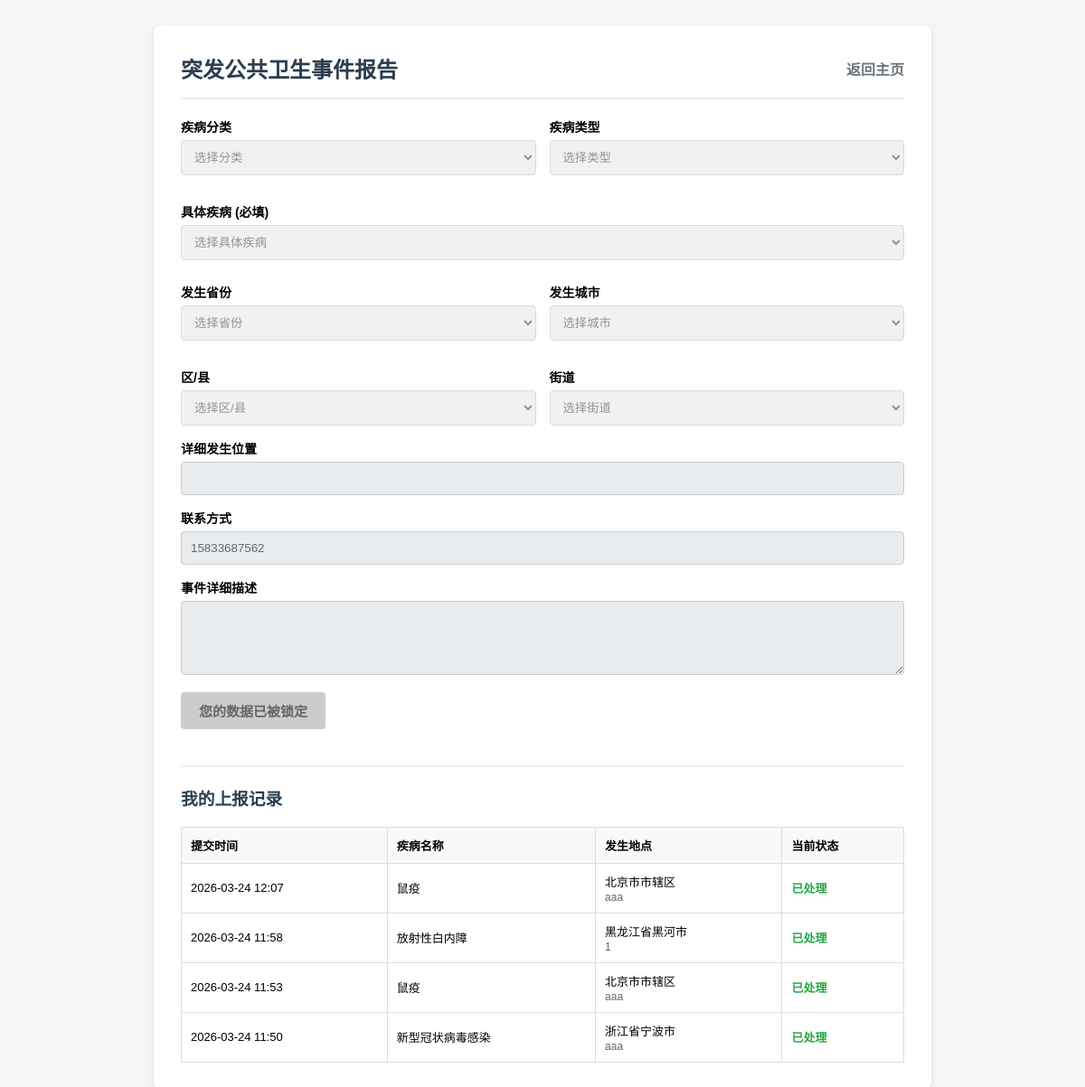
Screenshot of /public_health_report (signed in) with the database file from the repository.
### models.py (models this page shows, shortened)
class User(db.Model):
    id = db.Column(db.Integer, primary_key=True)
    phone = db.Column(db.String(20), unique=True, nullable=False)
    password_hash = db.Column(db.String(128), nullable=False)
    name = db.Column(db.String(50), nullable=True)
    gender = db.Column(db.String(10), nullable=True)
    province = db.Column(db.String(50), nullable=True)
    city = db.Column(db.String(50), nullable=True)
    community = db.Column(db.String(100), nullable=True)
    address = db.Column(db.String(200), nullable=True)
    height = db.Column(db.Float, nullable=True)
    weight = db.Column(db.Float, nullable=True)
    blood_type = db.Column(db.String(10), nullable=True)
    is_info_complete = db.Column(db.Boolean, default=False)
    is_frozen = db.Column(db.Boolean, default=False)
    frozen_by_name = db.Column(db.String(50), nullable=True)
    frozen_by_role = db.Column(db.String(20), nullable=True)
    is_locked = db.Column(db.Boolean, default=False)
    locked_by_name = db.Column(db.String(50), nullable=True)
    locked_by_role = db.Column(db.String(20), nullable=True)
    family_members = db.relationship('FamilyMember', backref='user', lazy=True, cascade="all, delete-orphan")
    managers = db.relationship('Admin', secondary=user_admin_m2m, backref=db.backref('managed_users', lazy=True))
    reports = db.relationship('PublicHealthEvent', backref='reporter', lazy=True)

class PublicHealthEvent(db.Model):
    id = db.Column(db.Integer, primary_key=True)
    reporter_id = db.Column(db.Integer, db.ForeignKey('user.id'), nullable=False)
    disease_category = db.Column(db.String(50), nullable=False)
    disease_sub_category = db.Column(db.String(50), nullable=True)
    disease_specific = db.Column(db.String(100), nullable=True)
    province = db.Column(db.String(50), nullable=False)
    city = db.Column(db.String(50), nullable=False)
    community = db.Column(db.String(100), nullable=False)
    specific_location = db.Column(db.String(200), nullable=False)
    content = db.Column(db.Text, nullable=False)
    contact = db.Column(db.String(50), nullable=False)
    status = db.Column(db.String(20), default='pending')
    is_severe = db.Column(db.Boolean, default=False)
    is_locked = db.Column(db.Boolean, default=False)
    escalation_note = db.Column(db.Text, nullable=True)
    created_at = db.Column(db.DateTime, default=datetime.utcnow)

### app.py (the view, shortened to what this page needs)
@app.route('/public_health_report', methods=['GET', 'POST'])
def public_health_report():
    if 'user_id' not in session: return redirect(url_for('login'))
    user = db.session.get(User, session['user_id'])
    my_reports = db.session.query(PublicHealthEvent).filter_by(reporter_id=user.id).order_by(
        PublicHealthEvent.created_at.desc()).all()
    return render_template('public_health_report.html', user=user, my_reports=my_reports)

### app.py (called while the page is built, shortened)
@app.before_request
def enforce_readonly_lock():
    if request.method == 'POST' and 'user_id' in session:
        allowed_routes = ['logout', 'risk_assessment']
        if request.endpoint in allowed_routes:
            return None
        user = db.session.get(User, session['user_id'])
        if user and user.is_locked:
            flash('您的数据已被锁定，无法进行修改。')
            return redirect(request.referrer or url_for('user_dashboard'))

@app.context_processor
def inject_global_data():
    role = session.get('role')
    return dict()

### templates/public_health_report.html (shortened to what this page needs)
<!DOCTYPE html>
<html lang="zh-CN">
<head>
</head>
<body>
<div class="container">
    <div class="header">
        <h2 style="margin: 0; color: #2c3e50;">突发公共卫生事件报告</h2>
        <a href="/user_dashboard" style="color: #6c757d; font-weight: bold; text-decoration: none;">返回主页</a>
    </div>
    <form method="POST" action="/public_health_report">
        <div class="grid-2">
            <div class="form-group">
                <label>疾病分类</label>
                <select name="disease_category" id="cat" onchange="bindSub()" required {% if user.is_locked %}disabled{% endif %}><option value="">选择分类</option></select>
            </div>
            <div class="form-group">
                <label>疾病类型</label>
                <select name="disease_sub_category" id="sub" onchange="bindSpec()" {% if user.is_locked %}disabled{% endif %}><option value="">选择类型</option></select>
            </div>
            <div class="form-group" style="grid-column: span 2;">
                <label>具体疾病 (必填)</label>
                <select name="disease_specific" id="spec" required {% if user.is_locked %}disabled{% endif %}><option value="">选择具体疾病</option></select>
            </div>
        </div>
        <div class="grid-2" style="margin-top: 10px;">
            <div class="form-group"><label>发生省份</label><select id="province" name="province" required {% if user.is_locked %}disabled{% endif %}><option value="">选择省份</option></select></div>
            <div class="form-group"><label>发生城市</label><select id="city" name="city" required {% if user.is_locked %}disabled{% endif %}><option value="">选择城市</option></select></div>
            <div class="form-group"><label>区/县</label><select id="area" {% if user.is_locked %}disabled{% endif %}><option value="">选择区/县</option></select></div>
            <div class="form-group"><label>街道</label><select id="street" {% if user.is_locked %}disabled{% endif %}><option value="">选择街道</option></select></div>
        </div>
        <div class="form-group">
            <label>详细发生位置</label>
            <input type="text" name="specific_location" required {% if user.is_locked %}disabled{% endif %}>
        </div>
        <div class="form-group">
            <label>联系方式</label>
            <input type="text" name="contact" value="{{ user.phone }}" required {% if user.is_locked %}disabled{% endif %}>
        </div>
        <div class="form-group">
            <label>事件详细描述</label>
            <textarea name="content" rows="4" required {% if user.is_locked %}disabled{% endif %}></textarea>
        </div>
        <button type="submit" {% if user.is_locked %}disabled{% endif %}>
            {% if user.is_locked %}您的数据已被锁定{% else %}提交报告{% endif %}
        </button>
    </form>
    <div style="margin-top: 40px; border-top: 2px solid #eee; padding-top: 20px;">
        <h3 style="margin-top: 0; color: #2c3e50;">我的上报记录</h3>
        <table>
            <tr>
                <th>提交时间</th>
                <th>疾病名称</th>
                <th>发生地点</th>
                <th>当前状态</th>
            </tr>
            {% for r in my_reports %}
            <tr>
                <td>{{ r.created_at.strftime('%Y-%m-%d %H:%M') }}</td>
                <td>{{ r.disease_specific }}</td>
                <td>{{ r.province }}{{ r.city }}<br><span style="font-size:12px;color:#666;">{{ r.specific_location }}</span></td>
                <td style="font-weight: bold; color: {{ '#28a745' if r.status == 'processed' else '#dc3545' }};">
                    {{ '已处理' if r.status == 'processed' else '正在处理' }}
                </td>
            </tr>
            {% endfor %}
        </table>
    </div>
</div>
</body>
</html>

### templates/public_health_report.html (style rules this page uses)
body { font-family: Arial, sans-serif; background-color: #f4f7f6; padding: 20px; display: flex; justify-content: center; }
.container { background: white; padding: 30px; border-radius: 8px; width: 800px; box-shadow: 0 4px 10px rgba(0,0,0,0.1); }
.header { display: flex; justify-content: space-between; align-items: center; border-bottom: 2px solid #eee; padding-bottom: 15px; margin-bottom: 20px; }
.form-group { margin-bottom: 15px; }
.form-group label { display: block; font-weight: bold; margin-bottom: 5px; font-size: 14px; }
.form-group input, .form-group select, .form-group textarea { width: 100%; padding: 10px; border: 1px solid #ccc; border-radius: 4px; box-sizing: border-box; }
.grid-2 { display: grid; grid-template-columns: 1fr 1fr; gap: 15px; }
button[type="submit"] { padding: 10px 20px; background: #28a745; color: white; border: none; border-radius: 4px; font-weight: bold; cursor: pointer; font-size: 15px; }
button:disabled { background-color: #ccc !important; cursor: not-allowed; color: #666 !important; }
input:disabled, select:disabled, textarea:disabled { background-color: #e9ecef; cursor: not-allowed; color: #666; }
table { width: 100%; border-collapse: collapse; margin-top: 15px; }
th, td { border: 1px solid #ddd; padding: 10px; text-align: left; font-size: 13px; }
th { background-color: #f8f9fa; }

### rows the page displays
User: contact "15833687562"
PublicHealthEvent: created_at "2026-03-24 12:07", disease_specific "鼠疫", province "北京市", city "市辖区", specific_location "aaa", status "已处理"
PublicHealthEvent: created_at "2026-03-24 11:58", disease_specific "放射性白内障", province "黑龙江省", city "黑河市", specific_location "1", status "已处理"
PublicHealthEvent: created_at "2026-03-24 11:53", disease_specific "鼠疫", province "北京市", city "市辖区", specific_location "aaa", status "已处理"
PublicHealthEvent: created_at "2026-03-24 11:50", disease_specific "新型冠状病毒感染", province "浙江省", city "宁波市", specific_location "aaa", status "已处理"
